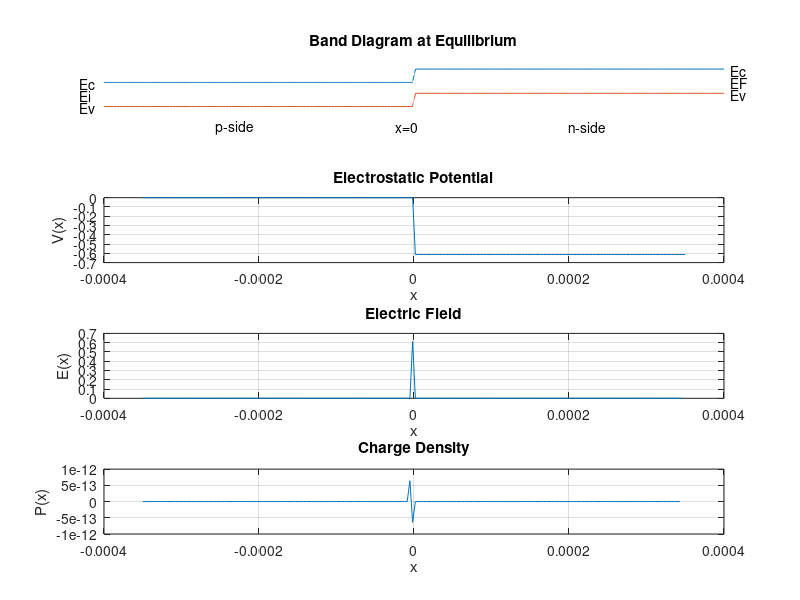

Here is the MATLAB script that generated this plot:
%Question 2: Plotting the Si pn-junction electrostatics and finding Built-in Potential and Peak Electric field 
clc
 
%Defining Constants
T=300;
k=8.617e-5;
eO=8.85e-14;
q=1.602e-19;
KS=11.8;
ni=10e10;
EG=1.12;
xleft =-3.5e-4; 
xright=-xleft; 
NA=input('Please enter p_side doping (cm0-3).NA=');
ND=input('Please enter n-side doptng (ctno_3),ND=');
 
%Computation
Vbi=k*T*log((NA*ND)/ni^2);
xN=sqrt(2*KS*eO/q*NA*Vbi/(ND*(NA+ND)));
xP=sqrt(2*KS*eO/q*ND*Vbi/(NA*(NA+ND)));
x=linspace(xleft,xright,200);
Vx1=(Vbi-q*ND.*(xN-x).^2/(2*KS*eO).*(x<=xN)).*(x>=0);
Vx2=0.5*q*NA.*(xP+x).^2/(KS*eO).*(x>=-xP & x<0);
Vx=Vx1+Vx2;
Vmax=3;
EF=Vx(1)+Vmax/2-k*T*log(NA/ni);
EX=-diff(Vx);
PX=KS*eO*diff(EX);
 
%Plotting the results
close
%Plot for  Energy Band Diagram
subplot(4,1,1)
plot(x,-Vx+EG/2+Vmax/2);
axis([xleft xright 0 Vmax]);
axis('off');
title('Band Diagram at Equilibrium');
hold on
plot(x,-Vx-EG/2+Vmax/2);
plot(x,-Vx+Vmax/2,'w:');
plot([xleft xright],[EF EF],'w');
plot([0 0],[0.15 Vmax-0.5],'w--');
text(xleft*1.08,(-Vx(1)+EG/2+Vmax/2-.05),'Ec');
text(xright*1.02,(-Vx(200)+EG/2+Vmax/2-.05),'Ec');
text(xleft*1.08,(-Vx(1)-EG/2+Vmax/2-.05),'Ev');
text(xright*1.02,(-Vx(200)-EG/2+Vmax/2-.05),'Ev');
text(xleft*1.08,(-Vx(1)+Vmax/2-.05),'Ei');
text(xright*1.02,EF-.05,'EF');
set(gca,'DefaultTextUnits','Normalized')
text(.18,0,'p-side');
text(.47,0,'x=0');
text(.75,0,'n-side');
set(gca,'DefaultTextUnits','data')
hold off

%Plot for Electric Field
subplot(4,1,3)
plot(x(:,1:199),EX);
ylabel('E(x)');
xlabel('x');
title('Electric Field');
grid;

%Plot for Electrostatic Potential
subplot(4,1,2)
plot(x,Vx);
ylabel('V(x)');
xlabel('x');
title('Electrostatic Potential');
grid;

%Plot for Charge Density
subplot(4,1,4)
plot(x(:,1:198),PX);
ylabel('P(x)');
xlabel('x');
title('Charge Density');
grid;

